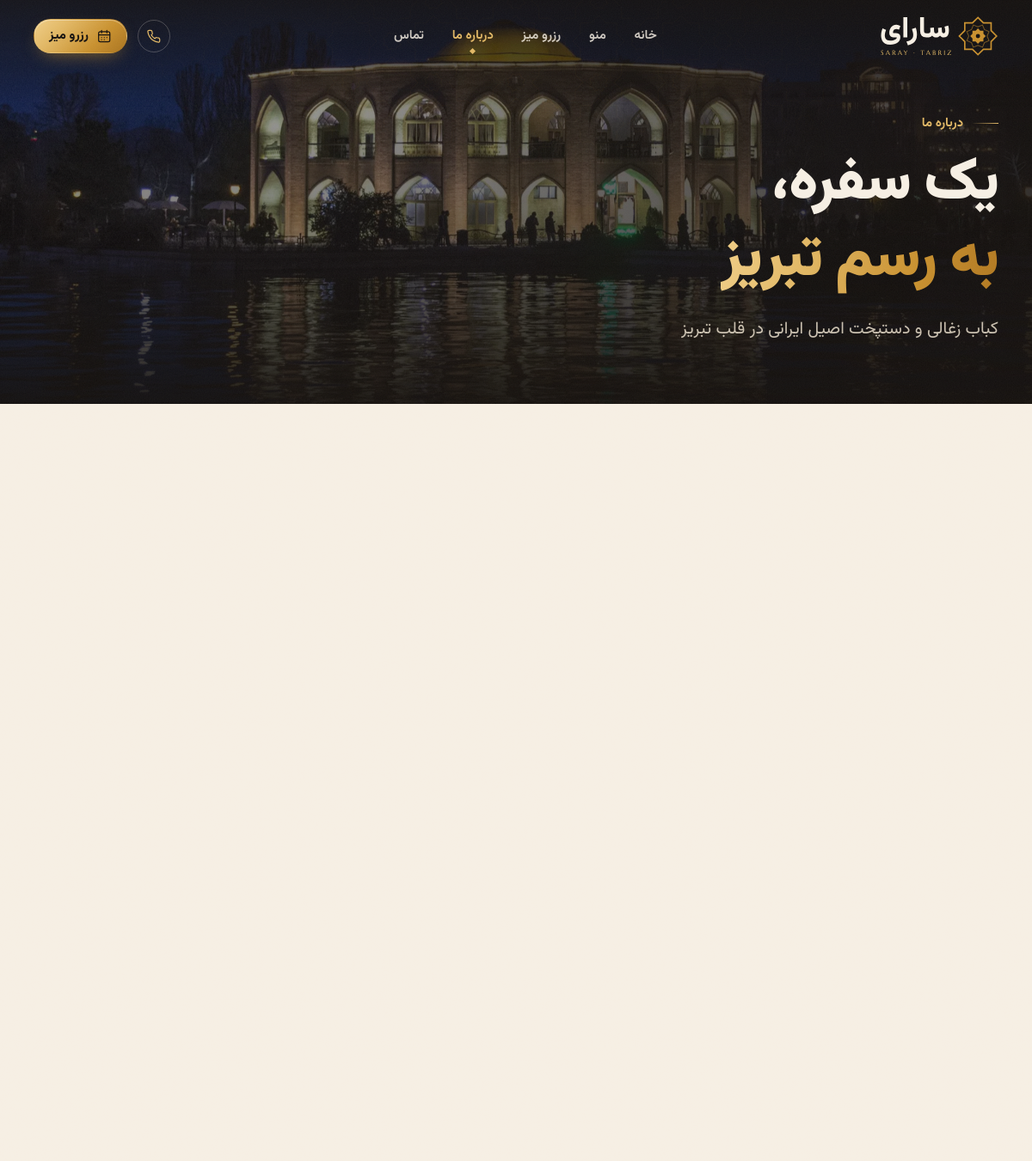
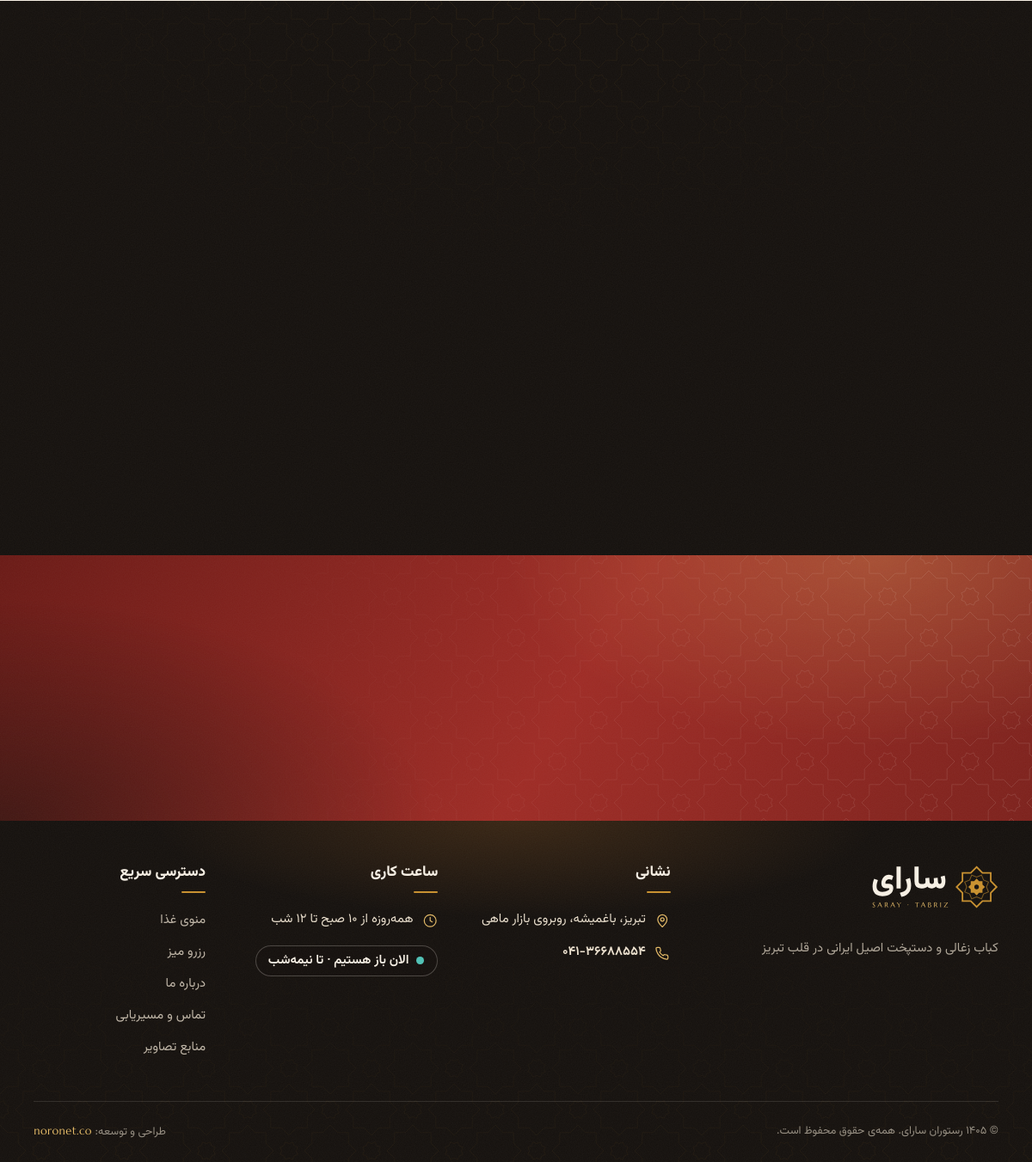
The page /about/ on the database its author committed (2 pictures, top to bottom).
### saray_menu/models.py (models this page shows, shortened)
class SiteSettings(models.Model):
    name = models.CharField('نام رستوران', max_length=100, default=DEFAULT_NAME)
    tagline = models.CharField(
        'شعار', max_length=200, blank=True, default=DEFAULT_TAGLINE,
        help_text='یک جملهٔ کوتاه زیر نام رستوران در صفحهٔ اصلی.',
    )
    phone = models.CharField(
        'شماره تلفن (برای تماس)', max_length=20, default=DEFAULT_PHONE,
        help_text='به شکل بین‌المللی، مثل +984136688554 — برای لینک تماس استفاده می‌شود.',
    )
    phone_display = models.CharField(
        'شماره تلفن (نمایشی)', max_length=40, default=DEFAULT_PHONE_DISPLAY,
        help_text='همان‌طور که روی سایت نمایش داده می‌شود.',
    )
    address = models.CharField('نشانی', max_length=255, default=DEFAULT_ADDRESS)
    about_text = models.TextField(
        'متن درباره ما', blank=True, default=DEFAULT_ABOUT,
        help_text='پاراگراف‌ها را با یک خط خالی از هم جدا کنید.',
    )
    opening_hours_text = models.CharField(
        'ساعات کاری (متن)', max_length=120, default=DEFAULT_OPENING_HOURS,
    )
    opens_at = models.TimeField('ساعت شروع کار', default=datetime.time(10, 0))
    closes_at = models.TimeField(
        'ساعت پایان کار', default=datetime.time(23, 59),
        help_text='۲۳:۵۹ یعنی نیمه‌شب.',
    )
    instagram_url = models.URLField('نشانی اینستاگرام', blank=True)
    telegram_url = models.URLField('نشانی تلگرام', blank=True)
    map_url = models.URLField(
        'لینک نقشه', blank=True,
        help_text='لینک موقعیت رستوران در نشان، بلد یا گوگل‌مپ.',
    )
    latitude = models.DecimalField(
        'عرض جغرافیایی', max_digits=9, decimal_places=6, null=True, blank=True,
        validators=[MinValueValidator(-90), MaxValueValidator(90)],
    )
    longitude = models.DecimalField(
        'طول جغرافیایی', max_digits=9, decimal_places=6, null=True, blank=True,
        validators=[MinValueValidator(-180), MaxValueValidator(180)],
    )
    reservations_enabled = models.BooleanField(
        'رزرو آنلاین فعال است', default=True,
        help_text='اگر غیرفعال باشد، صفحهٔ رزرو فقط شماره تماس را نشان می‌دهد.',
    )
    announcement = models.CharField(
        'اطلاعیه', max_length=200, blank=True,
        help_text='در صورت پر بودن، به‌صورت نوار باریک بالای همهٔ صفحه‌ها نمایش داده می‌شود.',
    )
    class Meta:
        verbose_name = 'تنظیمات سایت'
        verbose_name_plural = 'تنظیمات سایت'
    @classmethod
    def load(cls):
        obj, _ = cls.objects.get_or_create(pk=1)
        return obj
    @property
    def has_location(self):
        return self.latitude is not None and self.longitude is not None

### saray_menu/views.py (the view)
# urls.py: path('about/', views.about, name='about'),
def about(request):
    return render(request, 'saray_menu/about.html')

### saray_menu/context_processors.py (called while the page is built)
def _nav_categories():
    return list(
        Category.objects.filter(is_active=True, items__is_available=True)
        .distinct()
        .only('id', 'name', 'slug', 'order')
    )

def site(request):
    today = timezone.localdate()
    return {
        'site': SimpleLazyObject(SiteSettings.load),
        'nav_categories': SimpleLazyObject(_nav_categories),
        'current_year_fa': persian_digits(to_jalali(today)[0]),
        'jalali_today': format_jalali(today, long=True),
    }

### saray_menu/jalali.py (called while the page is built)
def persian_digits(value):
    return str(value).translate(_PERSIAN_DIGITS)

def _div(a, b):
    q = abs(a) // abs(b)
    return q if (a >= 0) == (b >= 0) else -q

def _mod(a, b):
    return a - _div(a, b) * b

def _jal_cal(jy):
    if jy < _BREAKS[0] or jy >= _BREAKS[-1]:
        raise ValueError(f'Jalali year {jy} is out of the supported range.')
    gy = jy + 621
    leap_j = -14
    jp = _BREAKS[0]
    jump = 0
    for jm in _BREAKS[1:]:
        jump = jm - jp
        if jy < jm:
            break
        leap_j += _div(jump, 33) * 8 + _div(_mod(jump, 33), 4)
        jp = jm
    n = jy - jp
    leap_j += _div(n, 33) * 8 + _div(_mod(n, 33) + 3, 4)
    if _mod(jump, 33) == 4 and jump - n == 4:
        leap_j += 1
    leap_g = _div(gy, 4) - _div((_div(gy, 100) + 1) * 3, 4) - 150
    march = 20 + leap_j - leap_g
    if jump - n < 6:
        n = n - jump + _div(jump + 4, 33) * 33
    leap = _mod(_mod(n + 1, 33) - 1, 4)
    if leap == -1:
        leap = 4
    return leap, gy, march

def gregorian_to_jalali(gy, gm, gd):
    ordinal = datetime.date(gy, gm, gd).toordinal()
    jy = gy - 621
    leap, _, march = _jal_cal(jy)
    k = ordinal - datetime.date(gy, 3, march).toordinal()
    if k >= 0:
        if k <= 185:
            return jy, 1 + _div(k, 31), _mod(k, 31) + 1
        k -= 186
    else:
        jy -= 1
        k += 179
        if leap == 1:
            k += 1
    return jy, 7 + _div(k, 30), _mod(k, 30) + 1

def _as_date(value):
    if isinstance(value, datetime.datetime):
        if timezone.is_aware(value):
            value = timezone.localtime(value)
        return value.date()
    if isinstance(value, datetime.date):
        return value
    raise TypeError(f'Expected a date or datetime, got {type(value).__name__}.')

def weekday_name(value):
    return WEEKDAY_NAMES[(_as_date(value).weekday() + 2) % 7]

def to_jalali(value):
    d = _as_date(value)
    return gregorian_to_jalali(d.year, d.month, d.day)

### saray_menu/templates/saray_menu/about.html (shortened to what this page needs)
{% extends 'saray_menu/base.html' %}
{% load static saray %}
{% block body_class %}page page--about has-cta{% endblock %}
{% block content %}
<section class="page-hero" aria-labelledby="about-title">
  <img class="page-hero__img" src="{% static 'saray_menu/img/site/tabriz.webp' %}" srcset="{% static 'saray_menu/img/site/tabriz-md.webp' %} 1000w, {% static 'saray_menu/img/site/tabriz.webp' %} 1600w" sizes="100vw" alt="" width="1600" height="1000" fetchpriority="high" decoding="async">
  <div class="page-hero__shade" aria-hidden="true"></div>
  <div class="container page-hero__inner">
    <p class="eyebrow" data-hero-in>درباره ما</p>
    <h1 class="page-title" id="about-title" data-hero-in>یک سفره،<br><em>به رسم تبریز</em></h1>
    <p class="page-hero__lead" data-hero-in>{{ site.tagline|default:"کباب زغالی و دستپخت اصیل ایرانی در قلب تبریز" }}</p>
  </div>
</section>
<section class="section section--ivory about" aria-label="داستان سارای">
  <div class="container about__grid">
  </div>
</section>
<section class="section section--dark values" aria-labelledby="values-title">
  <div class="girih girih--dark" aria-hidden="true"></div>
  <div class="container">
    <ol class="values__grid" role="list">
    </ol>
  </div>
</section>
<section class="cta-band" aria-labelledby="about-cta">
  <div class="girih girih--light" aria-hidden="true"></div>
</section>
{% endblock %}

### saray_menu/templates/saray_menu/partials/footer.html (shortened to what this page needs)
{% load saray %}
<footer class="site-footer" id="site-footer">
  <div class="site-footer__glow" aria-hidden="true"></div>
  <div class="container">
    <div class="site-footer__grid">
      <div class="site-footer__brand">
        <a class="logo" href="{% url 'home' %}" aria-label="{{ site.name }}، صفحه‌ی اصلی">{% include 'saray_menu/partials/logo_svg.html' %}</a>
        <p>{{ site.tagline|default:"کباب زغالی و دستپخت اصیل ایرانی در تبریز" }}</p>
      </div>
      <div class="site-footer__col">
        <h2 class="site-footer__title">نشانی</h2>
        <address>
          <ul class="info-list" role="list">
            <li><svg class="icon icon--sm" aria-hidden="true"><use href="#i-pin"/></svg><span>{{ site.address }}</span></li>
            {% if site.phone %}<li><svg class="icon icon--sm" aria-hidden="true"><use href="#i-phone"/></svg><a href="tel:{{ site.phone }}" dir="ltr">{{ site.phone_display|fa_digits }}</a></li>{% endif %}
          </ul>
        </address>
      </div>
      <div class="site-footer__col">
        <h2 class="site-footer__title">ساعت کاری</h2>
        <ul class="info-list" role="list">
          <li><svg class="icon icon--sm" aria-hidden="true"><use href="#i-clock"/></svg><span>{{ site.opening_hours_text }}</span></li>
        </ul>
        <p class="open-status open-status--footer" data-open-status data-opens="{{ site.opens_at|time:'H:i' }}" data-closes="{{ site.closes_at|time:'H:i' }}" hidden><span class="open-status__dot"></span><span data-open-text></span></p>
      </div>
      <nav class="site-footer__col" aria-label="پیوندهای پایین صفحه">
        <h2 class="site-footer__title">دسترسی سریع</h2>
        <ul class="link-list" role="list">
          <li><a href="{% url 'menu' %}">منوی غذا</a></li>
          <li><a href="{% url 'reservations:create' %}">رزرو میز</a></li>
          <li><a href="{% url 'about' %}">درباره ما</a></li>
          <li><a href="{% url 'contact' %}">تماس و مسیریابی</a></li>
          <li><a href="{% url 'credits' %}">منابع تصاویر</a></li>
        </ul>
      </nav>
    </div>
    <div class="site-footer__bottom">
      <p>© {{ current_year_fa }} {{ site.name }}. همه‌ی حقوق محفوظ است.</p>
      <p class="site-footer__credit">طراحی و توسعه: <a href="https://noronet.co" rel="noopener" target="_blank" dir="ltr">noronet.co</a></p>
    </div>
  </div>
</footer>

### rows shown on the page
SiteSettings: tagline "کباب زغالی و دستپخت اصیل ایرانی در قلب تبریز", address "تبریز، باغمیشه، روبروی بازار ماهی", phone_display|fa_digits "۰۴۱-۳۶۶۸۸۵۵۴", opening_hours_text "همه‌روزه از ۱۰ صبح تا ۱۲ شب", name "رستوران سارای"
